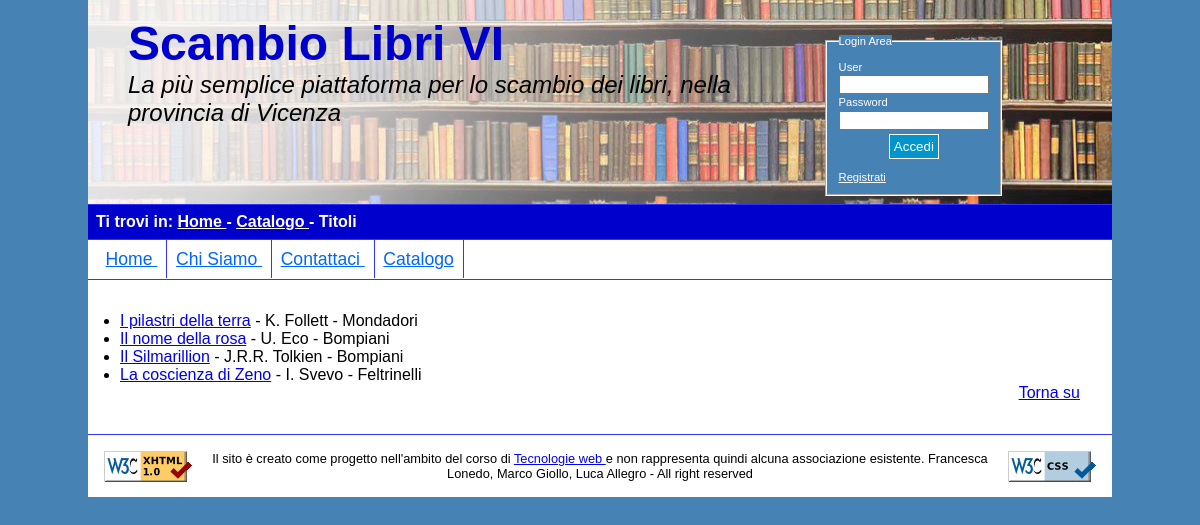
The app's page /Progetto/elencoTitoli.php?id=23 with its own data.
### tables this page shows
CREATE TABLE IF NOT EXISTS `libro` (
  `titolo` varchar(255) NOT NULL,
  `autore` varchar(255) NOT NULL,
  `casaEditrice` varchar(255) DEFAULT NULL,
  `ISBN` varchar(13) NOT NULL,
  `annoPubblicazione` year(4) DEFAULT NULL,
  PRIMARY KEY (`ISBN`)
);

### Progetto/controllerCatalogo.php (called while the page is built, shortened)
<?php
  class controllerCatalogo{
      public function estraiTitoli($connection, $id){
        $query = "SELECT c.codiceLibro, l.titolo, l.autore, l.casaEditrice
        FROM copialibro c
        JOIN generelibro g ON (c.codiceLibro=g.codiceLibro)
        JOIN libro l ON (c.ISBN=l.ISBN)
        WHERE g.idGenere=".$id;
        $sql = mysqli_query($connection, $query);
        $data = array();
        while($row = mysqli_fetch_assoc($sql)){
          $data[] = $row;
        }
        return $data;
      }
  }
?>

### Progetto/elencoTitoli.php (the view, shortened to what this page needs)
<?php
	$output = "";
        $reg = new connectDB();
        $openConnection = $reg -> accessDB();
        if(!$openConnection){
          die("Errore nell'aprire il database");
        }
        else{
            require_once 'controllerCatalogo.php';
            $controller = new controllerCatalogo();
            $connection = $reg-> getConnection();
            $results = $controller -> estraiTitoli($connection,$_GET['id']);
            if($results){
              $output = $output.'<ul id="titleCat">';
                foreach($results as $array){
                  $output = $output."<li> <a href = 'schedaLibro.php?id=".$array['codiceLibro']."'>".$array['titolo']."</a>"." - ".$array['autore']." - ".$array['casaEditrice']."</li>";
                }
                $output = $output.'</ul>';
                $output = $output.'<a href="#titleCat" id="tornaSuCata"> Torna su </a>';
            }
            else{
              $output = $output."<p> Non ci sono nuovi inserimenti </p> <p><a href=catalogo.php> Torna al catalogo </a></p>";
            }
        }
	$header = file_get_contents("header.html");
    $header = str_replace("", "", $header);
	$footer = file_get_contents("footer.html");
	$header = str_replace("", "<a href='index.php'>Home </a> - <a href= 'catalogo.php'> Catalogo </a> - Titoli", $header);
	if(!isset($_SESSION["user"])){
		$log = file_get_contents("areaLogin.html");
	}
	else{
		$log = '<a class="abutt" id="aPers" href="userHome.php" title="Vai alla tua pagina personale"> Pagina Personale </a> </br>
                  <a class="abutt" id="logout" href="logout.php" title="Esci"> Logout </a>';
	}
	$header = str_replace("", $log, $header);
	$men = file_get_contents("menuCompleto.html");
	$header = str_replace("", $men, $header);
	$con = file_get_contents("corpo.html");
	$con = str_replace("", $output, $con);
	$header = str_replace("", "Catalogo - Scambio Libri Vi", $header);
	echo $header;
	echo $con;
	echo $footer;
?>

### Progetto/style/style.css (style rules this page uses)
html { background-color: SteelBlue ; }
* { padding:0em; margin:0em; }
html, body { max-width: 1024px; margin: auto; font-family: Verdana, Arial, Helvetica, sans-serif; font-size: 100%; }
body { background-color: white; }
#logForm { margin-left:71%; padding-bottom: 0.3em; }
#loginForm input[type="submit"] { display:block; margin:auto; outline: none; cursor:pointer; text-align:center; text-decoration: none; color: white; margin-top:0.3em; border: solid 1px white; background: #0095cd; padding:0.3em; }
#loginForm { font-size: 0.7em; margin-left:0em; width:6em; }
#loginForm fieldset a { color:white; }
#loginForm fieldset { border-color:white; margin:0.3em; padding:1em; background-color: SteelBlue; width:13em; }
#logForm fieldset input[type='text'] { width:11em; }
#logForm fieldset input[type='password'] { width:11em; }
#loginForm legend { background-color: SteelBlue; color:white; }
#loginForm label { line-height: 1.5em; color:white; }
#header { overflow:auto; padding-left: 1.5em; background-image: url(sfondo.jpg); }
#titolo { margin-right: 28%; padding:1em; }
#titolo h1 { color: #0000cc; font-size: 3em; display:block; float:left; }
#titolo h2 { font-size: 1.5em; font-style: italic; font-weight: normal; display:block; float:left; }
#where { background-color: #0000cc; border-bottom: 1px solid #3333ff; border-top: 1px solid #3333ff; padding: 0.5em; color:white; font-size: 1.0em; }
#where p { font-weight: bold; }
#where p a:link { color:white; }
#tornaSuCata { display:block; float:right; }
#menu { padding: 0.5em; font-size: 1.1em; border-bottom: 1px solid #3333ff; }
#menu ul { list-style-type: none; padding-left:0em; margin-left:0em; }
#menu ul li { padding: 0.5em; display: inline; }
#menu a:link { color: #0066ff; }
.centrali { border-left: 1px solid #3333ff; }
.ultimo { border-right: 1px solid #3333ff; border-left: 1px solid #3333ff; }
#corpo { padding:2em; overflow:auto; }
#footer { border-top: 1px solid #3333ff; padding: 1em; clear:both; }
#imgValidCode { float: left; }
#imgValidCSS { float: right; }
#footer p { margin-left: 10%; margin-right:10%; text-align: center; font-size: 0.8em; }

### Progetto/style/small.css (style rules this page uses)
#logForm { padding-bottom: 0.3em; margin-left: 1%; }
#loginForm input[type="submit"] { display:block; margin:auto; outline: none; cursor:pointer; text-align:center; text-decoration: none; color: white; margin-top:0.3em; border: solid 1px blue; background: #0095cd; }
#titolo h1 { color: #0000cc; font-size: 1.5em; display:block; }
#titolo h2 { display: none; }
#where { display: none; }
#menu { margin-left: 3px; padding: 0.5em; font-size: 1.1em; border-bottom: 1px solid #3333ff; }
#menu ul { list-style-type: none; margin-left:-0.5em; }
#menu ul li { display:flex; padding: 0.5em; border-top: 1px solid #3333ff; border-left: 1px solid #3333ff; border-right: 1px solid #3333ff; }
#current { display:flex; }
.ultimo { display: flex; border-bottom: 1px solid #3333ff; }
.centrali { display:flex; }
#footer { border-top: 1px solid #3333ff; padding: 1em; clear:both; }
#imgValidCode { display:none; }
#imgValidCSS { display:none; }
#footer p { margin-left: 10%; margin-right:10%; text-align: center; font-size: 0.8em; }

### records on screen
libro: titolo "I pilastri della terra", autore "K. Follett", casaEditrice "Mondadori"
libro: titolo "Il nome della rosa", autore "U. Eco", casaEditrice "Bompiani"
libro: titolo "Il Silmarillion", autore "J.R.R. Tolkien", casaEditrice "Bompiani"
libro: titolo "La coscienza di Zeno", autore "I. Svevo", casaEditrice "Feltrinelli"

### other values on screen
$footer "Il sito è creato come progetto nell'ambito del corso di Tecnologie web e non rappresenta quindi alcuna associazione esistente. Francesca Lonedo, Marco Giollo, Luca Allegro - All right reserved"
